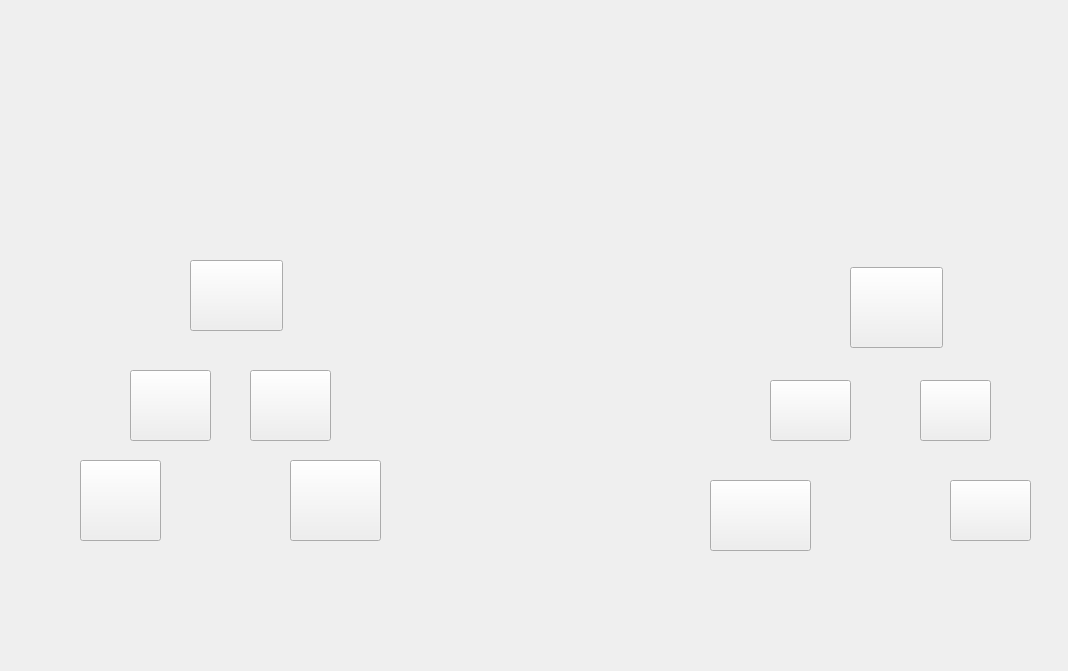
<?xml version="1.0" encoding="UTF-8"?>
<ui version="4.0">
 <class>High</class>
 <widget class="QWidget" name="High">
  <property name="geometry">
   <rect>
    <x>0</x>
    <y>0</y>
    <width>1068</width>
    <height>671</height>
   </rect>
  </property>
  <property name="minimumSize">
   <size>
    <width>1068</width>
    <height>671</height>
   </size>
  </property>
  <property name="maximumSize">
   <size>
    <width>1068</width>
    <height>671</height>
   </size>
  </property>
  <property name="windowTitle">
   <string>Form</string>
  </property>
  <property name="styleSheet">
   <string notr="true">border-image: url(:/sample/photo/High_pic/High_background.jpg);</string>
  </property>
  <widget class="QLabel" name="beatnumbers">
   <property name="geometry">
    <rect>
     <x>130</x>
     <y>120</y>
     <width>171</width>
     <height>71</height>
    </rect>
   </property>
   <property name="minimumSize">
    <size>
     <width>171</width>
     <height>71</height>
    </size>
   </property>
   <property name="maximumSize">
    <size>
     <width>171</width>
     <height>71</height>
    </size>
   </property>
   <property name="styleSheet">
    <string notr="true">border-image: url(:/sample/photo/High_pic/High_labelbg.png);</string>
   </property>
   <property name="text">
    <string/>
   </property>
  </widget>
  <widget class="QLabel" name="beatlevels">
   <property name="geometry">
    <rect>
     <x>800</x>
     <y>120</y>
     <width>191</width>
     <height>71</height>
    </rect>
   </property>
   <property name="styleSheet">
    <string notr="true">
border-image: url(:/sample/photo/High_pic/High_labelbg.png);</string>
   </property>
   <property name="text">
    <string/>
   </property>
  </widget>
  <widget class="QPushButton" name="pushButton_1">
   <property name="geometry">
    <rect>
     <x>80</x>
     <y>460</y>
     <width>81</width>
     <height>81</height>
    </rect>
   </property>
   <property name="styleSheet">
    <string notr="true">
border-image: url(:/sample/photo/High_pic/High_beatnumbers/High_beatnumbers_1.jpg);</string>
   </property>
   <property name="text">
    <string/>
   </property>
  </widget>
  <widget class="QPushButton" name="pushButton_2">
   <property name="geometry">
    <rect>
     <x>290</x>
     <y>460</y>
     <width>91</width>
     <height>81</height>
    </rect>
   </property>
   <property name="styleSheet">
    <string notr="true">border-image: url(:/sample/photo/High_pic/High_beatnumbers/High_beatnumbers_2.jpg);</string>
   </property>
   <property name="text">
    <string/>
   </property>
  </widget>
  <widget class="QPushButton" name="pushButton_3">
   <property name="geometry">
    <rect>
     <x>130</x>
     <y>370</y>
     <width>81</width>
     <height>71</height>
    </rect>
   </property>
   <property name="styleSheet">
    <string notr="true">border-image: url(:/sample/photo/High_pic/High_beatnumbers/High_beatnumbers_3.jpg);</string>
   </property>
   <property name="text">
    <string/>
   </property>
  </widget>
  <widget class="QPushButton" name="pushButton_4">
   <property name="geometry">
    <rect>
     <x>250</x>
     <y>370</y>
     <width>81</width>
     <height>71</height>
    </rect>
   </property>
   <property name="styleSheet">
    <string notr="true">border-image: url(:/sample/photo/High_pic/High_beatnumbers/High_beatnumbers_4.jpg);</string>
   </property>
   <property name="text">
    <string/>
   </property>
  </widget>
  <widget class="QPushButton" name="pushButton_5">
   <property name="geometry">
    <rect>
     <x>190</x>
     <y>260</y>
     <width>93</width>
     <height>71</height>
    </rect>
   </property>
   <property name="styleSheet">
    <string notr="true">border-image: url(:/sample/photo/High_pic/High_beatnumbers/High_beatnumbers_5.jpg);</string>
   </property>
   <property name="text">
    <string/>
   </property>
  </widget>
  <widget class="QPushButton" name="pushButton_6">
   <property name="geometry">
    <rect>
     <x>710</x>
     <y>480</y>
     <width>101</width>
     <height>71</height>
    </rect>
   </property>
   <property name="styleSheet">
    <string notr="true">border-image: url(:/sample/photo/High_pic/HIgh_beatlevels/High_beatlevels_1.jpg);</string>
   </property>
   <property name="text">
    <string/>
   </property>
  </widget>
  <widget class="QPushButton" name="pushButton_7">
   <property name="geometry">
    <rect>
     <x>950</x>
     <y>480</y>
     <width>81</width>
     <height>61</height>
    </rect>
   </property>
   <property name="styleSheet">
    <string notr="true">border-image: url(:/sample/photo/High_pic/HIgh_beatlevels/High_beatlevels_2.jpg);</string>
   </property>
   <property name="text">
    <string/>
   </property>
  </widget>
  <widget class="QPushButton" name="pushButton_8">
   <property name="geometry">
    <rect>
     <x>770</x>
     <y>380</y>
     <width>81</width>
     <height>61</height>
    </rect>
   </property>
   <property name="styleSheet">
    <string notr="true">border-image: url(:/sample/photo/High_pic/HIgh_beatlevels/High_beatlevels_3.jpg);</string>
   </property>
   <property name="text">
    <string/>
   </property>
  </widget>
  <widget class="QPushButton" name="pushButton_9">
   <property name="geometry">
    <rect>
     <x>920</x>
     <y>380</y>
     <width>71</width>
     <height>61</height>
    </rect>
   </property>
   <property name="styleSheet">
    <string notr="true">border-image: url(:/sample/photo/High_pic/HIgh_beatlevels/High_beatlevels_4.jpg);</string>
   </property>
   <property name="text">
    <string/>
   </property>
  </widget>
  <widget class="QPushButton" name="pushButton_10">
   <property name="geometry">
    <rect>
     <x>850</x>
     <y>267</y>
     <width>93</width>
     <height>81</height>
    </rect>
   </property>
   <property name="styleSheet">
    <string notr="true">border-image: url(:/sample/photo/High_pic/HIgh_beatlevels/High_beatlevels_5.jpg);</string>
   </property>
   <property name="text">
    <string/>
   </property>
  </widget>
  <widget class="QStackedWidget" name="stackedWidget">
   <property name="geometry">
    <rect>
     <x>340</x>
     <y>80</y>
     <width>421</width>
     <height>351</height>
    </rect>
   </property>
   <property name="minimumSize">
    <size>
     <width>421</width>
     <height>351</height>
    </size>
   </property>
   <property name="maximumSize">
    <size>
     <width>421</width>
     <height>351</height>
    </size>
   </property>
   <property name="styleSheet">
    <string notr="true">border-image: url(:/sample/photo/High_pic/3.jpg);</string>
   </property>
   <property name="currentIndex">
    <number>5</number>
   </property>
   <widget class="QWidget" name="num_1"/>
   <widget class="QWidget" name="num_2"/>
   <widget class="QWidget" name="num_3"/>
   <widget class="QWidget" name="num_4"/>
   <widget class="QWidget" name="num_5"/>
   <widget class="QWidget" name="lev_1"/>
   <widget class="QWidget" name="lev_2"/>
   <widget class="QWidget" name="lev_3"/>
   <widget class="QWidget" name="lev_4"/>
   <widget class="QWidget" name="lev_5"/>
  </widget>
  <widget class="QLabel" name="lbl_5">
   <property name="geometry">
    <rect>
     <x>190</x>
     <y>310</y>
     <width>91</width>
     <height>31</height>
    </rect>
   </property>
   <property name="styleSheet">
    <string notr="true">border-image: url(:/build-TankGame-Desktop_Qt_5_13_0_MSVC2017_32bit-Debug/done.png);</string>
   </property>
   <property name="text">
    <string/>
   </property>
  </widget>
  <widget class="QLabel" name="lbl_3">
   <property name="geometry">
    <rect>
     <x>130</x>
     <y>420</y>
     <width>81</width>
     <height>31</height>
    </rect>
   </property>
   <property name="styleSheet">
    <string notr="true">border-image: url(:/build-TankGame-Desktop_Qt_5_13_0_MSVC2017_32bit-Debug/done.png);</string>
   </property>
   <property name="text">
    <string/>
   </property>
  </widget>
  <widget class="QLabel" name="lbl_4">
   <property name="geometry">
    <rect>
     <x>250</x>
     <y>420</y>
     <width>81</width>
     <height>31</height>
    </rect>
   </property>
   <property name="styleSheet">
    <string notr="true">border-image: url(:/build-TankGame-Desktop_Qt_5_13_0_MSVC2017_32bit-Debug/done.png);</string>
   </property>
   <property name="text">
    <string/>
   </property>
  </widget>
  <widget class="QLabel" name="lbl_1">
   <property name="geometry">
    <rect>
     <x>80</x>
     <y>530</y>
     <width>81</width>
     <height>31</height>
    </rect>
   </property>
   <property name="styleSheet">
    <string notr="true">border-image: url(:/build-TankGame-Desktop_Qt_5_13_0_MSVC2017_32bit-Debug/done.png);</string>
   </property>
   <property name="text">
    <string/>
   </property>
  </widget>
  <widget class="QLabel" name="lbl_2">
   <property name="geometry">
    <rect>
     <x>290</x>
     <y>530</y>
     <width>91</width>
     <height>31</height>
    </rect>
   </property>
   <property name="styleSheet">
    <string notr="true">border-image: url(:/build-TankGame-Desktop_Qt_5_13_0_MSVC2017_32bit-Debug/done.png);</string>
   </property>
   <property name="text">
    <string/>
   </property>
  </widget>
  <widget class="QLabel" name="lbl_10">
   <property name="geometry">
    <rect>
     <x>850</x>
     <y>330</y>
     <width>91</width>
     <height>31</height>
    </rect>
   </property>
   <property name="styleSheet">
    <string notr="true">border-image: url(:/build-TankGame-Desktop_Qt_5_13_0_MSVC2017_32bit-Debug/done.png);</string>
   </property>
   <property name="text">
    <string/>
   </property>
  </widget>
  <widget class="QLabel" name="lbl_8">
   <property name="geometry">
    <rect>
     <x>770</x>
     <y>430</y>
     <width>81</width>
     <height>31</height>
    </rect>
   </property>
   <property name="styleSheet">
    <string notr="true">border-image: url(:/build-TankGame-Desktop_Qt_5_13_0_MSVC2017_32bit-Debug/done.png);</string>
   </property>
   <property name="text">
    <string/>
   </property>
  </widget>
  <widget class="QLabel" name="lbl_9">
   <property name="geometry">
    <rect>
     <x>920</x>
     <y>430</y>
     <width>71</width>
     <height>31</height>
    </rect>
   </property>
   <property name="styleSheet">
    <string notr="true">border-image: url(:/build-TankGame-Desktop_Qt_5_13_0_MSVC2017_32bit-Debug/done.png);</string>
   </property>
   <property name="text">
    <string/>
   </property>
  </widget>
  <widget class="QLabel" name="lbl_6">
   <property name="geometry">
    <rect>
     <x>710</x>
     <y>540</y>
     <width>101</width>
     <height>31</height>
    </rect>
   </property>
   <property name="styleSheet">
    <string notr="true">border-image: url(:/build-TankGame-Desktop_Qt_5_13_0_MSVC2017_32bit-Debug/done.png);</string>
   </property>
   <property name="text">
    <string/>
   </property>
  </widget>
  <widget class="QLabel" name="lbl_7">
   <property name="geometry">
    <rect>
     <x>950</x>
     <y>530</y>
     <width>81</width>
     <height>31</height>
    </rect>
   </property>
   <property name="styleSheet">
    <string notr="true">border-image: url(:/build-TankGame-Desktop_Qt_5_13_0_MSVC2017_32bit-Debug/done.png);</string>
   </property>
   <property name="text">
    <string/>
   </property>
  </widget>
 </widget>
 <resources/>
 <connections/>
</ui>
